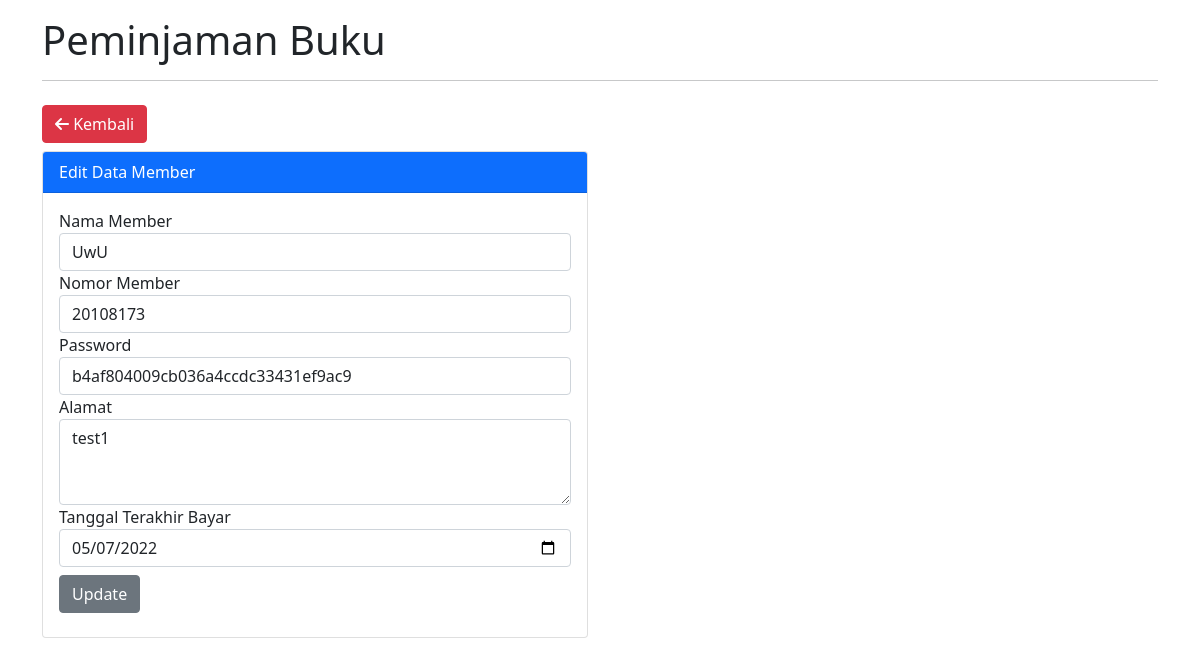
/FormMember.php?id_member=1 (signed in), run on the app's committed database.
### tables this page shows
CREATE TABLE `member` (
  `id_member` int(11) NOT NULL,
  `nama_member` varchar(250) DEFAULT NULL,
  `nomor_member` varchar(15) DEFAULT NULL,
  `password` varchar(45) NOT NULL,
  `alamat` text DEFAULT NULL,
  `tgl_mendaftar` datetime DEFAULT NULL,
  `tgl_terakhir_bayar` date DEFAULT NULL
);

### Model.php (called while the page is built, shortened)
<?php
class Model
{
    public function getMemberById($id)
    {
        $sql = "SELECT * FROM member WHERE id_member = '$id'";
        $result = mysqli_query($GLOBALS['koneksi'], $sql);
        return $result;
    }
}
?>

### FormMember.php (the view, shortened to what this page needs)
<?php
require "Model.php";
if (isset($_GET['id_member'])) {
    $id = $_GET['id_member'];
    $member = new Model();
    $result = $member->getMemberById($id);
    $row = mysqli_fetch_all($result, MYSQLI_ASSOC);
}
if (isset($_SESSION['nomor_member'])) :
?>
<!DOCTYPE html>
<html lang="en">
<head>
    <link href="https://cdn.jsdelivr.net/npm/bootstrap@5.1.3/dist/css/bootstrap.min.css" rel="stylesheet">
</head>
<body>
    <div class="container">
        <div class="row">
            <div class="col-md-12 py-3">
                <h1>Peminjaman Buku</h1>
                <hr>
                <a class="btn btn-danger my-2" href="Member.php"><i class="fa fa-arrow-left"></i> Kembali</a>
                <div class="row">
                    <div class="col-md-6">
                        <div class="card">
                            <div class="card-header bg-primary text-white">
                                <?php
                                if (isset($_GET['id_member'])) {
                                    echo "Edit Data Member";
                                } else {
                                    echo "Tambah Data Member";
                                }
                                ?>
                            </div>
                            <div class="card-body">
                                <form action="" method="post">
                                    <div class="form-group">
                                        <label for="nama_member">Nama Member</label>
                                        <input type="text" class="form-control" name="nama_member" id="nama_member" <?php echo (isset($_GET['id_member'])) ?  "value = '" . $row[0]["nama_member"] . "'" : "value = '' "; ?> placeholder="Nama Member" required>
                                    </div>
                                    <div class="form-group">
                                        <label for="nomor_member">Nomor Member</label>
                                        <input type="text" class="form-control" name="nomor_member" id="nomor_member" <?php echo (isset($_GET['id_member'])) ?  "value = '" . $row[0]["nomor_member"] . "'" : "value = '' "; ?> placeholder="Nomor Member" required>
                                    </div>
                                    <div class="form-group">
                                        <label for="password">Password</label>
                                        <input type="text" class="form-control" name="password" id="password" <?php echo (isset($_GET['id_member'])) ?  "value = '" . $row[0]["password"] . "'" : "value = '' "; ?> placeholder="Password" required>
                                    </div>
                                    <div class="form-group">
                                        <label for="alamat">Alamat</label>
                                        <textarea class="form-control" name="alamat" id="alamat" rows="3" required><?php echo (isset($_GET['id_member'])) ? $row[0]["alamat"] : ""; ?></textarea>
                                    </div>
                                    <div class="form-group">
                                        <label for="tgTerakhirBayar">Tanggal Terakhir Bayar</label>
                                        <input type="date" class="form-control" name="tgl_terakhir_bayar" id="tgl_terakhir_bayar" <?php echo (isset($_GET['id_member'])) ?  "value = " . $row[0]["tgl_terakhir_bayar"] . "" : "value = '' "; ?> placeholder="Tanggal Terakhir Bayar" required>
                                    </div>
                                    <?php
                                    if (isset($_GET['id_member'])) {
                                        echo " <button type=\"submit\" name=\"update\" class=\"btn btn-secondary my-2\">Update</button>";
                                    } else {
                                        echo " <button type=\"submit\" name=\"submit\" class=\"btn btn-primary my-2\">Tambah</button>";
                                    }
                                    ?>
                                </form>
                            </div>
                        </div>
</body>
</html>
<?php
else :
    header("Location: ErrorPage.php");
endif;
?>

### data on the page
member: nama_member "UwU", nomor_member "20108173", password "b4af804009cb036a4ccdc33431ef9ac9", alamat "test1", tgl_terakhir_bayar "05/07/2022"
